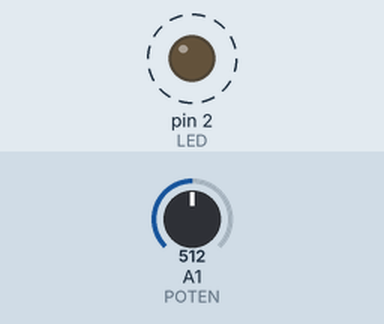
Recording of a sketch running on a simulated Arduino Uno, built with avr-gcc and run on an emulated ATmega328P. On the bench: output pins drawn as LEDs (lit = HIGH). Dashed ring = blinking. The test bench sets the inputs (shaded band); at power-on: A1 (POTEN) = 512.

Above: at 1.8 s.
1.9 s: A1 (POTEN) set to 0
At 3.3 s:
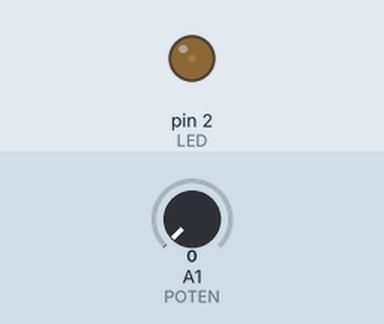
3.6 s: A1 (POTEN) set to 122
At 3.9 s:
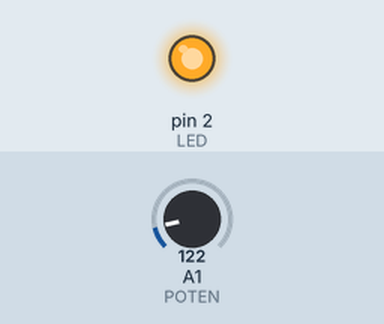
Timing chart, 0 to 13.1 s (numbered marks = the images above; inputs shaded):
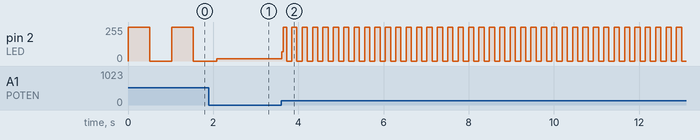

Measured:
- after the input at 3.6 s, pin 2 (LED): 16/255 → 68/255 at once, then moves between 0/255 and 255/255, repeating every 0.24 s
- by itself, pin 2 (LED): alternates 255/255 for 0.51 s and 0/255 for 0.51 s

The sketch:

ArduinoOPS_1.ino
```cpp
// Definitions and Initilizations
//
#define LED 2 // define digital pin 2 as the LED
int POTEN = A1; // initialize analog pin 1 as the potentiometer

void setup() {
  // Setting the pins
  //
  pinMode(LED,OUTPUT); // pin set to output as it powers the LED
  pinMode(POTEN, INPUT); // pin set to input as it is erading the value from the potentiometer
}

void loop() {
  // Read value from potentiometer
  //
  int value = analogRead(POTEN);

  // Turn the LED on
  //
  digitalWrite(LED,HIGH);
  delay(value); // the delay is set as the value read from the potentiometer

  //Turn the LED off
  //
  digitalWrite(LED,LOW);
  delay(value);
}
```
